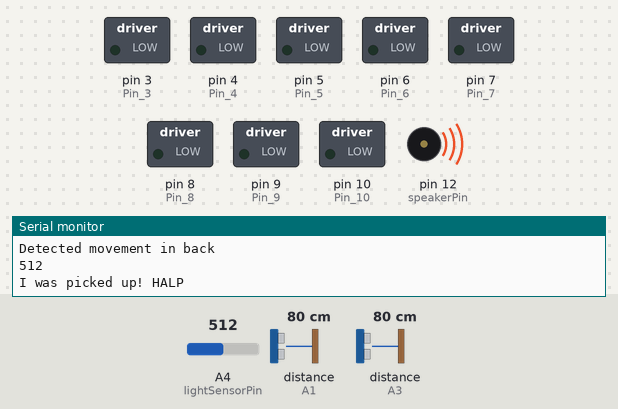
Recording of a sketch running on a simulated Arduino Uno, built with avr-gcc and run on an emulated ATmega328P. On the bench: switched loads named in the sketch (green lamp = pin HIGH), buzzer (waves = sounding), the last lines printed to the serial monitor. Wiring (inferred from the names in the program): ultrasonic range finder: trigger A2; echo A3. The test bench sets the inputs (shaded band); at power-on: A4 (lightSensorPin) = 512, distance to the obstacle (sensors on A1, A3) 80 cm. The echo pulse lasts 58.3 µs per cm; pins used as bus, display or sensor lines are not drawn.

Above: at 0.9 s.
1.7 s: A4 (lightSensorPin) set to 212
At 2.49 s:
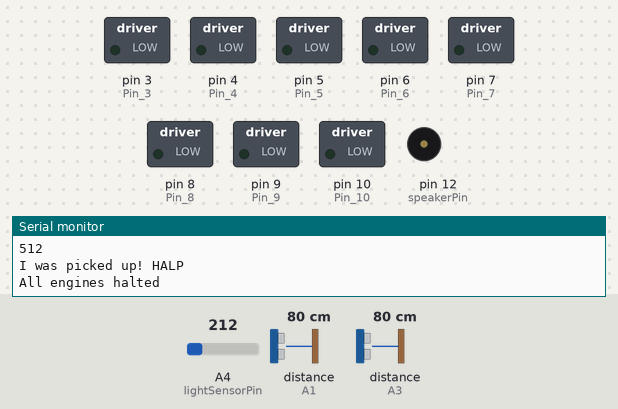
5.2 s: A4 (lightSensorPin) set to 188
At 7.09 s:
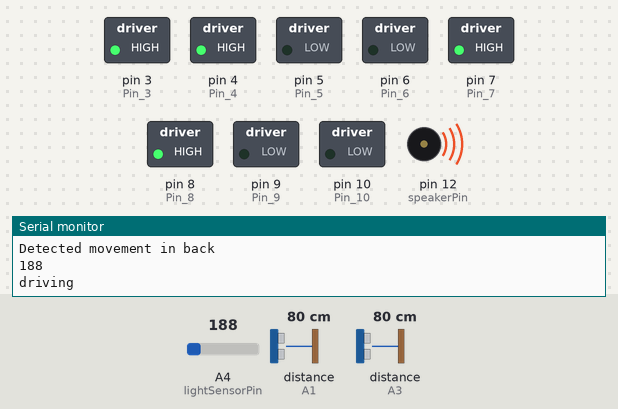
At 8.9 s:
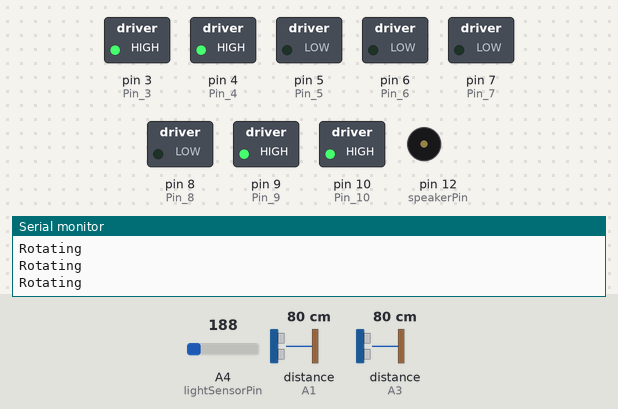
Timing chart, 0 to 10.4 s (numbered marks = the images above; inputs shaded):
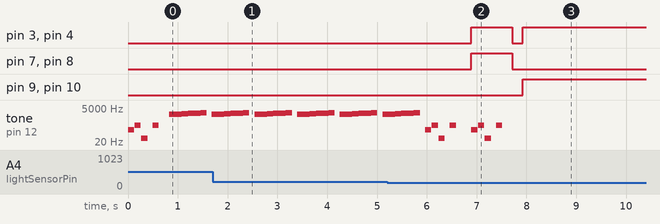

The sketch:

rover.ino
```cpp
/////////////////////////////////////////////////////
//                  UBICOMP 2016                   //
//              Team 12_02 presents:               //
//    /\   :: SUPER COOL ROBOT WAGENTJE ::   /\    //
//   /__\                                   /__\   //
//  /\  /\       Luuk Hafkamp              /\  /\  //
// /__\/__\      Franck van Domburg       /__\/__\ //
//               Mark van Dijken                   //
//                                                 //
/////////////////////////////////////////////////////

// *************
// * VARIABLES *
// *************

// Pairs for the pin numbers, by pairing them
// we make sure not to use the wrong combos
const int LF[2] = {3, 4};  // Left-Forward   (LF)
const int LB[2] = {5, 6};  // Left-Backward  (LB)
const int RF[2] = {7, 8};  // Right-Forward  (RF)
const int RB[2] = {9, 10}; // Right-Backward (RB)

// Pins for distance sensor front
const int frontSensorTrig = A0;
const int frontSensorEcho = A1;

// Pins for back range meter
const int backSensorTrig = A2;
const int backSensorEcho = A3;

// Pins for light sensor
const int lightSensorPin = A4;

// Pin for sound thingy
const int speakerPin = 12;


// *********
// * SETUP *
// *********

void setup() {
  // start serial monitor thingy
  Serial.begin(9600);

  // Left-Forward (LF)
  pinMode(3, OUTPUT);   // Pin 3  = Blue wire => transisor A
  pinMode(4, OUTPUT);   // Pin 4  = Blue wire => transisor D

  // Left-Backward (LB)
  pinMode(5, OUTPUT);   // Pin 5  = Green wire => transisor B
  pinMode(6, OUTPUT);   // Pin 6  = Green wire => transisor C

  // Right-Forward (RF)
  pinMode(7, OUTPUT);   // Pin 7  = Yellow wire => transisor E
  pinMode(8, OUTPUT);   // Pin 8  = Yellow wire => transisor H

  // Right-Backward (RB)
  pinMode(9, OUTPUT);   // Pin 9  = White wire => transisor F
  pinMode(10, OUTPUT);  // Pin 10 = White wire => transisor G

  // font sensor pins
  pinMode(frontSensorTrig, OUTPUT);
  pinMode(frontSensorEcho, INPUT);
  // back sensor pins
  pinMode(backSensorTrig, OUTPUT);
  pinMode(backSensorEcho, INPUT);
  // speaker pin
  pinMode(speakerPin, OUTPUT);

}

// ****************
// * MAIN LOOP *
// ****************
void loop() {
  Serial.println(sensePickup());

  boolean driving = false;

  playDrivingSound();

  if ( senseBack() < 200 ) {
    Serial.println("Detected movement in back");
    driving = true;
  }
  while( sensePickup() > 200 ) {
    Serial.println("I was picked up! HALP");
    playPickupSound();
    if (driving) {
      driving = false;
    }
    halt();
  }

  while(driving) {
    Serial.println("driving");
    driveForward();
    playDrivingSound();
    if ( senseFront() < 150) {
      Serial.println("Detected movement in front while driving");
      halt();
      while( senseFront() < 150 ) {
        Serial.println("Rotating");
        rotateClockwise();
      }
      halt();
    }

    while( sensePickup() > 200) {
      Serial.println("I was picked up! HALP");
      playPickupSound();
      if (driving) {
        driving = false;
      }
      halt();
    }
  }
}


// ******************
// * MOTION SENSORS *
// ******************
long senseFront() {
  long duration, distance;

  digitalWrite(frontSensorTrig, LOW);
  delayMicroseconds(2);
  digitalWrite(frontSensorTrig, HIGH);
  delayMicroseconds(100);
  digitalWrite(frontSensorTrig, LOW);
  duration = pulseIn(frontSensorEcho, HIGH); // return the time between high low
  distance = duration / 20.9 / 2; // distance in cm

  return distance;
}
long senseBack() {
  long duration, distance;

  digitalWrite(backSensorTrig, LOW);
  delayMicroseconds(2);
  digitalWrite(backSensorTrig, HIGH);
  delayMicroseconds(100);
  digitalWrite(backSensorTrig, LOW);
  duration = pulseIn(backSensorEcho, HIGH); // return the time between high low
  distance = duration / 20.9 / 2; // // distacne in cm

  return distance;
}

// the the sensor code was copied from:
// http://www.instructables.com/id/Simple-Arduino-and-HC-SR04-Example/step3/Upload-the-sketch/

// ******************
// * PICK-UP SENSOR *
// ******************
int sensePickup() {
  int lightSensorValue = 1023;
  lightSensorValue = analogRead(lightSensorPin);
  Serial.println(lightSensorValue);
  return lightSensorValue;// > 300;
}

// ****************
// * DRIVING PART *
// ****************
void driveForward() {
  delay(100);
  activatePins(LF);
  activatePins(RF);
}
void driveBackward() {
  delay(100);
  activatePins(LB);
  activatePins(RB);
}
void rotateClockwise() {
  delay(100);
  activatePins(LF);
  activatePins(RB);
}
void rotateCounterClockwise() {
  delay(100);
  activatePins(LB);
  activatePins(RF);
}

// basic pin activation function
void activatePins(const int pair[]) {
  // CKECK IF THIS WORKS
  if (checkIfSafe(pair)) {
    digitalWrite(pair[0], HIGH);
    digitalWrite(pair[1], HIGH);
  }
}

// Check if the given pin pair can safely
// be used without short circuiting
boolean checkIfSafe(const int pair[]) {

  // we start with the asumption
  // that the pins are unsafe to use;
  boolean safeToUse = false;

  // check the first value of the pair
  // to identify which other pins we need to check
  // for example: if we want to activate pin 3 and 4,
  // we must first assure that pin 5 and 6 are LOW
  switch (pair[0]) {
    case 3:
      // if the oposite pins are LOW then it's safe to use the given pair
      if (digitalRead(5) == LOW && digitalRead(6) == LOW)
      {
        safeToUse = true;
      }
      break;
    case 5:
      if (digitalRead(3) == LOW && digitalRead(4) == LOW)
      {
        safeToUse = true;
      }
      break;
    case 7:
      if (digitalRead(9) == LOW && digitalRead(10) == LOW)
      {
        safeToUse = true;
      }
      break;
    case 9:
      if (digitalRead(7) == LOW && digitalRead(8) == LOW)
      {
        safeToUse = true;
      }
      break;
    default:
      // if nothing else matches something went wrong probably.
      Serial.println("safeToUse() says: This shouldn't happen");
    break;
  }

  // return whatever the value of safeToUse is
  return safeToUse;
}

// Set every pin to LOW
void halt() {
  for(int i = 3; i <= 10; i++) {
    digitalWrite(i, LOW);
  }
  Serial.println("All engines halted");
  delay(100); // wait a bit to make sure everything is off
}

// ****************
// * SOUND PART *
// ****************

// used notes driving sound
#define D1  36.71
#define D3  146.83
#define D4  293.66

// used notes pickup sound
#define LA6 1760.00
#define Bb6 1864.66
#define B6  1975.53
#define C7  2093.00
#define Db7 2217.46
#define D7  2349.32

// duration of notes
#define BPM 120       // you can change this value changing all the others
#define Q 60000/BPM   // quarter 1/4
#define S Q/4         // sixteenth 1/16

void playDrivingSound() {
  tone(speakerPin, D3, S);
  delay(10+S);
  tone(speakerPin, D4, S);
  delay(10+S);
  tone(speakerPin, D1, S);
  delay(100+S);
  tone(speakerPin, D4, S);
  delay(200+S);
}
void playPickupSound() {
  tone(speakerPin, LA6, S);
  delay(1+S);
  tone(speakerPin, Bb6, S);
  delay(1+S);
  tone(speakerPin, B6, S);
  delay(1+S);
  tone(speakerPin, C7, S);
  delay(1+S);
  tone(speakerPin, Db7, S);
  delay(1+S);
  tone(speakerPin, D7, S);
  delay(1+S);
}

// Sound playing code was taken from:
// http://www.instructables.com/id/How-to-easily-play-music-with-buzzer-on-arduino-Th/
```

Measured:
- the behaviour switches between 201 and 200 on A4 (lightSensorPin) (found by bisection; images 1 and 2)
- after the input at 5.2 s, pin 3 (Pin_3), pin 4 (Pin_4): LOW → HIGH after 1.7 s, → LOW 0.83 s later, → HIGH 0.21 s later; pin 7 (Pin_7), pin 8 (Pin_8): LOW → HIGH after 1.7 s, → LOW 0.83 s later; pin 9 (Pin_9), pin 10 (Pin_10): LOW → HIGH after 2.7 s
- by itself, tone on pin 12 (speakerPin): plays 1864 Hz for 0.13 s, 1975 Hz for 0.13 s, 2093 Hz for 0.13 s, 2217 Hz for 0.13 s, 2349 Hz for 0.13 s, 146 Hz for 0.13 s … (13 notes in this stretch)
